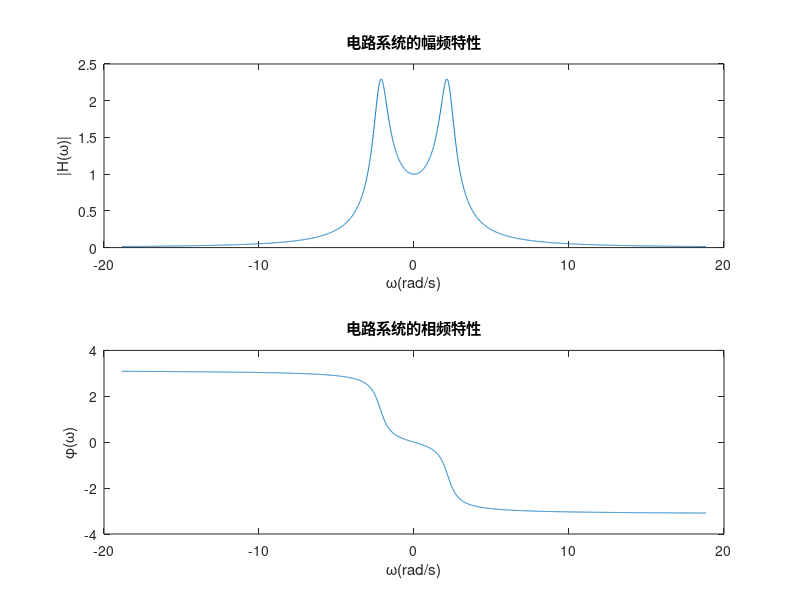

Recreate this plot in MATLAB.
w = -6 * pi:0.01:6 * pi;
b=[1 0];
a=[0.2 0.2 1 0]; 
H = freqs(b,a,w); 
subplot(211);
plot(w,abs(H));
xlabel('\omega(rad/s)'),ylabel('|H(\omega)|');
title('电路系统的幅频特性');
subplot(212);
plot(w,angle(H));
xlabel('\omega(rad/s)'),ylabel('\phi(\omega)');
title('电路系统的相频特性');